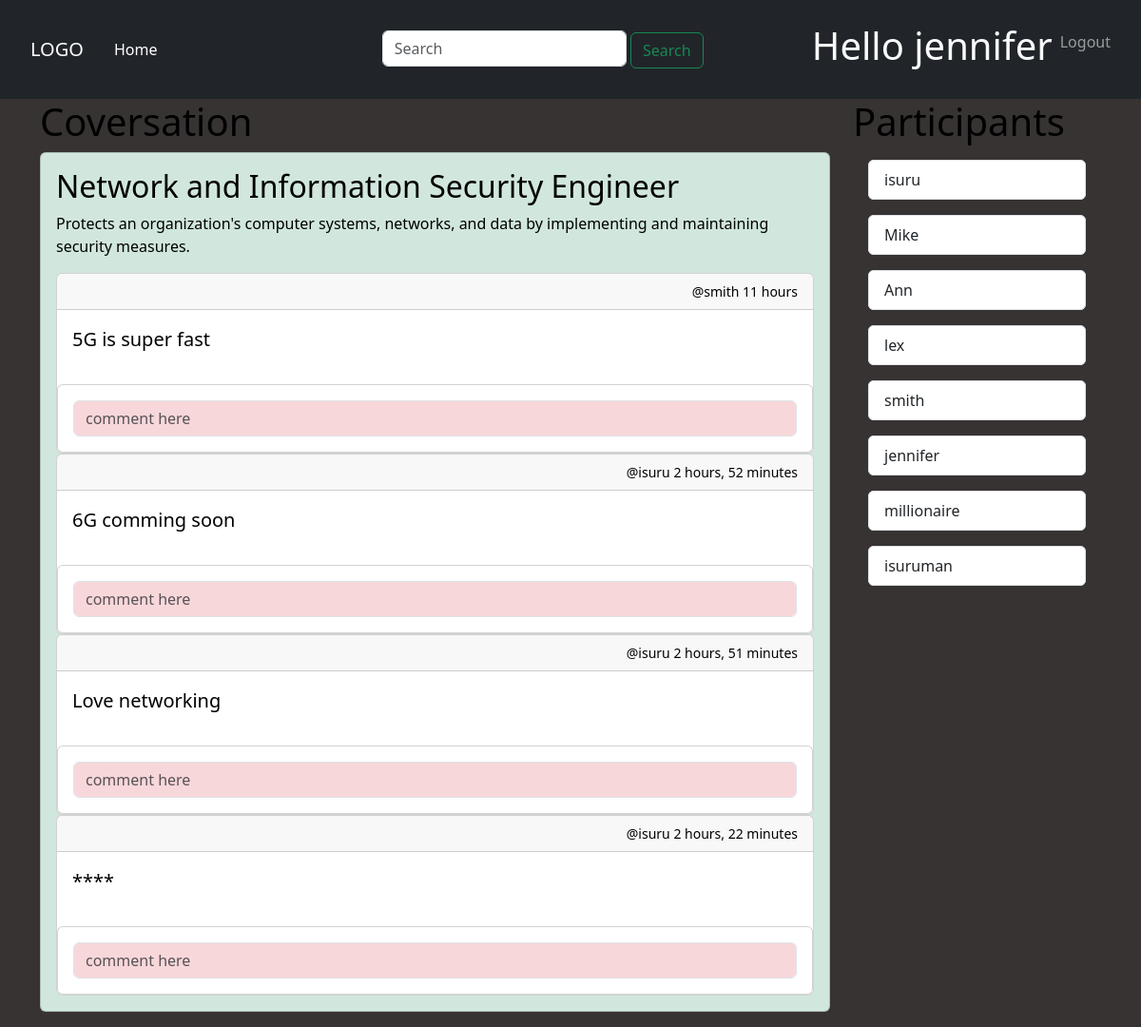
Page /room/3/ (signed in) on the committed database.
### base/models.py (models this page shows, shortened)
class Room(models.Model):
    host = models.ForeignKey(User, on_delete=models.SET_NULL, null=True)
    topic = models.ForeignKey(Topic, on_delete=models.SET_NULL, null=True)
    name = models.CharField(max_length=100)
    description = models.TextField(null=True, blank=True)
    participants = models.ManyToManyField(User,related_name="participants")
    updated = models.DateTimeField(auto_now=True)
    created = models.DateTimeField(auto_now_add=True)
    class Meta:
        ordering = ["-created","-updated"]

class Message(models.Model):
    user = models.ForeignKey(User, on_delete=models.CASCADE)
    room = models.ForeignKey(Room, on_delete=models.CASCADE)
    body = models.TextField()
    updated = models.DateTimeField(auto_now=True)
    created = models.DateTimeField(auto_now_add=True)

### base/views.py (the view, shortened to what this page needs)
# urls.py: path('room/<str:pk>/', views.room, name="room"),
def room(request, pk):
    room = Room.objects.get(id=pk)
    room_messages = room.message_set.all()
    participants = room.participants.all()
    context = {"room": room, "room_messages": room_messages,"participants":participants}
    return render(request, "room.html", context)

### templates/room.html (shortened to what this page needs)
<!DOCTYPE html>
<html lang="en">
<head>
	<link href="https://cdn.jsdelivr.net/npm/bootstrap@5.3.0-alpha1/dist/css/bootstrap.min.css" rel="stylesheet"
>
</head>
<body>
{% extends "main.html" %}
{% block content %}
	<div class="container">
		<div class="row">
			<div class="col-md-9">
				<h1 class="text-black">Coversation</h1>
				<div class="row">
					<div class="col">
						<div class="card text-white bg-success-subtle mb-3">
							<div class="card-body">
								<h2 class="card-title text-black">{{ room.name }}</h2>
								<p class="card-text text-black">{{ room.description }}</p>
								{% for message in room_messages %}
									<div class="card">
										<div class="card-header text-black d-flex justify-content-end">
											<small>@{{ message.user }} {{ message.created|timesince }}</small>
										</div>
										<div class="card-body">
											<blockquote class="blockquote ">
												<p class="text-black">{{ message.body }}</p>
											</blockquote>
										</div>
										<div class="card">
											<div class="card-body">
												<form method="POST" action="">
													<input type="text" name="comment"
													       class="form-control bg-danger-subtle"
													       placeholder="comment here">
												</form>
											</div>
										</div>
									</div>
								{% endfor %}
							</div>
						</div>
					</div>
				</div>
			</div>
			<div class="col-md-3">
				<h1 class="text-black">Participants</h1>
				{% for participant in participants %}
					<div class="list-group bg-dark-subtle text-white m-3">
						<li class="list-group-item">{{ participant.username }}</li>
					</div>
				{% endfor %}
			</div>
		</div>
	</div>
{% endblock %}

### templates/navbar.html (shortened to what this page needs)
<!DOCTYPE html>
<html lang="en">
<head>
</head>
<body>
<nav class="navbar navbar-expand-lg navbar-dark  bg-dark text-light p-4 ">
	<a class="navbar-brand p-2" href=""> LOGO</a>
	<div class="collapse navbar-collapse">
		<div class="navbar-nav">
			<a class="nav-item nav-link active" href="">Home</a>
		</div>
	</div>
	<div class="collapse navbar-collapse d-flex justify-content-end">
		<form class="form-inline my-2 my-lg-0" method="GET" action="{% url "home" %}">
			<label>
				<input class="form-control " type="search" placeholder="Search">
			</label>
			<button class="btn btn-outline-success " type="submit">Search</button>
		</form>
	</div>
	<div class="collapse navbar-collapse d-flex justify-content-end ">
		<div class="navbar-nav ">
			{% if request.user.is_authenticated %}
				<h6 class="nav-item display-6 small ">Hello {{ request.user }} </h6>
				<a class="nav-item nav-link" href="{% url "logout" %}">Logout</a>
			{% else %}
				<a class="nav-item nav-link" href="{% url "login" %}">Login</a>
			{% endif %}
		</div>
	</div>
</nav>
</body>
</html>

### templates/main.html (style rules this page uses)
body { background-color: #383333; color: aliceblue; }

### rows in the picture
Room: name "Network and Information Security Engineer", description "Protects an organization's computer systems, networks, and data by implementing and maintaining security measures."
Message: user "smith", created "11 hours", body "5G is super fast"
Message: user "isuru", created "2 hours, 52 minutes", body "6G comming soon"
Message: user "isuru", created "2 hours, 51 minutes", body "Love networking"
Message: user "isuru", created "2 hours, 22 minutes", body "****"

### other values in the picture
{{ request.user }} "jennifer"
{{ participant.username }} "isuru"
{{ participant.username }} "Mike"
{{ participant.username }} "Ann"
{{ participant.username }} "lex"
{{ participant.username }} "smith"
{{ participant.username }} "jennifer"
{{ participant.username }} "millionaire"
{{ participant.username }} "isuruman"
